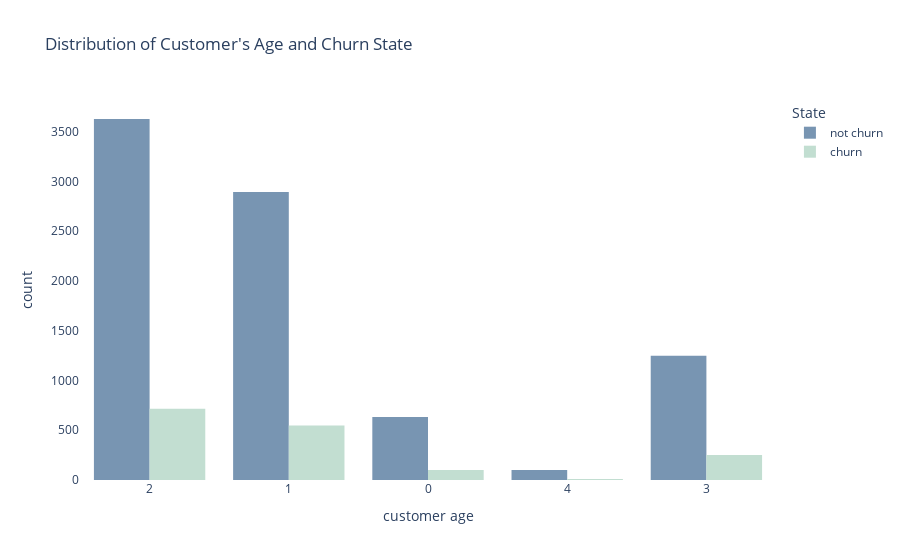

The notebook cell this image was saved under:
### Code cell
fig = px.histogram(data, x="Customer_Age",color_discrete_sequence=['#7895B2','#C2DED1','#C9BBCF','#AEBDCA'],
                   color="Attrition_Flag", title='Distribution of Customer\'s Age and Churn State',
                   labels={'Customer_Age':'customer age'},
                  barmode='group')
fig.update_xaxes(type='category')
fig.update_layout(paper_bgcolor="rgba(0,0,0,0)", plot_bgcolor="rgba(0,0,0,0)",legend_title="State")
newnames = {'0':'not churn', '1': 'churn'}
fig.for_each_trace(lambda t: t.update(name = newnames[t.name]))
fig.show()

### Figure 1 — Plotly figure (JSON) as saved in the notebook; plotly's stock layout.template omitted (floating-point values rounded to 4 significant figures; data arrays with more than 128 entries replaced by an {"elided": "..."} marker saying what was removed)
{"data": [{"alignmentgroup": "True", "bingroup": "x", "hovertemplate": "Attrition_Flag=0<br>customer age=%{x}<br>count=%{y}<extra></extra>", "legendgroup": "0", "marker": {"color": "#7895B2", "pattern": {"shape": ""}}, "name": "not churn", "offsetgroup": "0", "orientation": "v", "showlegend": true, "type": "histogram", "x": {"elided": "8500 int values"}, "xaxis": "x", "yaxis": "y"}, {"alignmentgroup": "True", "bingroup": "x", "hovertemplate": "Attrition_Flag=1<br>customer age=%{x}<br>count=%{y}<extra></extra>", "legendgroup": "1", "marker": {"color": "#C2DED1", "pattern": {"shape": ""}}, "name": "churn", "offsetgroup": "1", "orientation": "v", "showlegend": true, "type": "histogram", "x": {"elided": "1627 int values"}, "xaxis": "x", "yaxis": "y"}], "layout": {"barmode": "group", "legend": {"title": {"text": "State"}, "tracegroupgap": 0}, "paper_bgcolor": "rgba(0,0,0,0)", "plot_bgcolor": "rgba(0,0,0,0)", "title": {"text": "Distribution of Customer's Age and Churn State"}, "xaxis": {"anchor": "y", "domain": [0, 1], "title": {"text": "customer age"}, "type": "category"}, "yaxis": {"anchor": "x", "domain": [0, 1], "title": {"text": "count"}}}}
